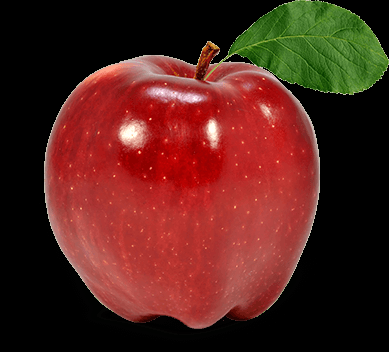
#> input picture Src/Apple.png, 389 x 352 px
$ python Horizontal_stack.py
#> lines starting #> are read from the running program, lines starting #| are printed output that depends on the picture
import cv2
import numpy as np

img1 = cv2.imread("Src/Apple.png")
#> img1 is the input picture: shape (352, 389, 3); mean B, G, R 27.2, 34.8, 83.9
img1 = cv2.resize(img1, (200, 200))
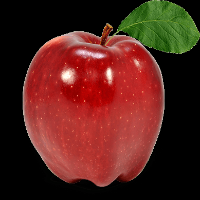
#> img1: shape (200, 200, 3); mean B, G, R 27.1, 34.8, 83.8
img2 = cv2.imread("Src/Pineapple.png")
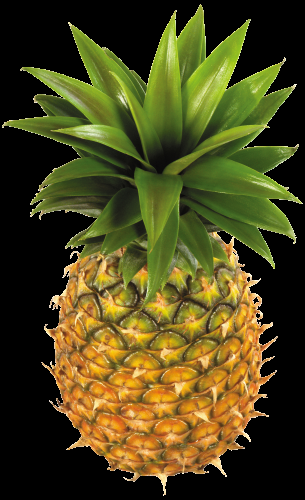
#> input picture Src/Pineapple.png, 305 x 500 px
#> img2 is the input picture: shape (500, 305, 3); mean B, G, R 26.9, 69.9, 75.5
img2 = cv2.resize(img2, (200, 200))
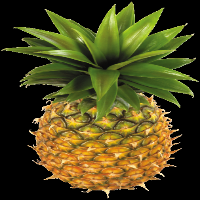
#> img2: shape (200, 200, 3); mean B, G, R 26.8, 69.7, 75.3

cv2.imshow("Apple", img1)
cv2.imshow("PineApple", img2)

pineApple = np.hstack((img1, img2))
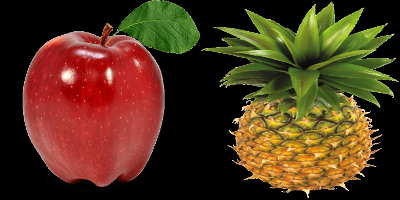
#> pineApple: shape (200, 400, 3); mean B, G, R 27, 52.3, 79.6

cv2.imshow("ApplePineAppple", pineApple)

cv2.waitKey(0)
